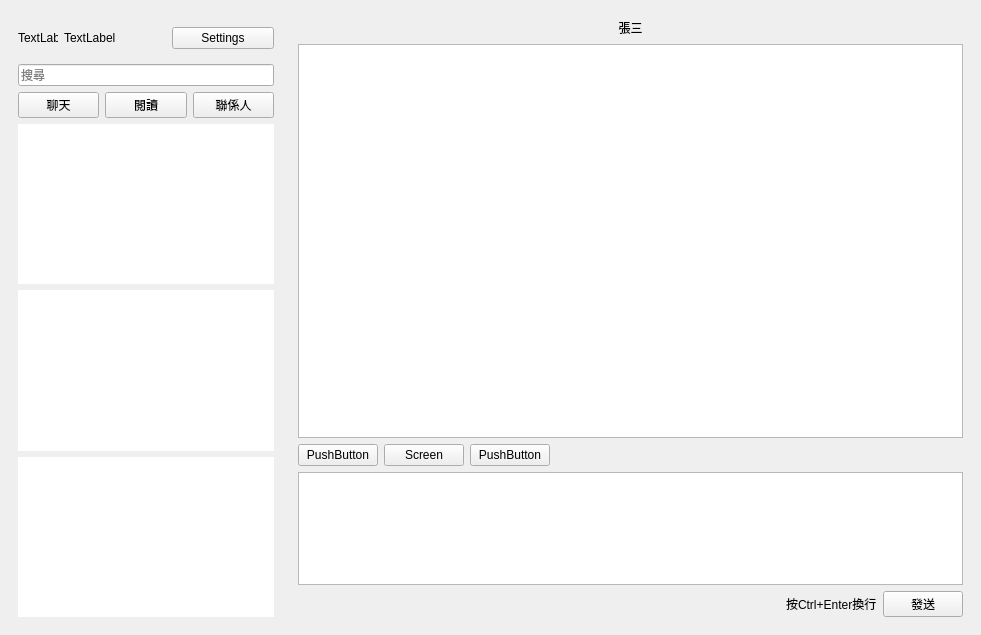
<?xml version="1.0" encoding="UTF-8"?>
<ui version="4.0">
 <class>WeChat</class>
 <widget class="QMainWindow" name="WeChat">
  <property name="geometry">
   <rect>
    <x>0</x>
    <y>0</y>
    <width>981</width>
    <height>635</height>
   </rect>
  </property>
  <property name="windowTitle">
   <string>WeChat 0.1.1</string>
  </property>
  <widget class="QWidget" name="centralwidget">
   <layout class="QHBoxLayout" name="horizontalLayout_10" stretch="0,0">
    <item>
     <widget class="QWidget" name="widget" native="true">
      <layout class="QVBoxLayout" name="verticalLayout">
       <item>
        <layout class="QHBoxLayout" name="horizontalLayout_6">
         <item>
          <widget class="QLabel" name="headImageLabel">
           <property name="minimumSize">
            <size>
             <width>40</width>
             <height>40</height>
            </size>
           </property>
           <property name="maximumSize">
            <size>
             <width>40</width>
             <height>40</height>
            </size>
           </property>
           <property name="text">
            <string>TextLabel</string>
           </property>
          </widget>
         </item>
         <item>
          <widget class="QLabel" name="userNameLabel">
           <property name="text">
            <string>TextLabel</string>
           </property>
          </widget>
         </item>
         <item>
          <widget class="QPushButton" name="settingButton">
           <property name="text">
            <string>Settings</string>
           </property>
          </widget>
         </item>
        </layout>
       </item>
       <item>
        <widget class="QLineEdit" name="lineEdit">
         <property name="placeholderText">
          <string>搜尋</string>
         </property>
        </widget>
       </item>
       <item>
        <layout class="QHBoxLayout" name="horizontalLayout_7">
         <item>
          <widget class="QPushButton" name="contactButton">
           <property name="text">
            <string>聊天</string>
           </property>
          </widget>
         </item>
         <item>
          <widget class="QPushButton" name="readButton">
           <property name="text">
            <string>閱讀</string>
           </property>
          </widget>
         </item>
         <item>
          <widget class="QPushButton" name="memberButton">
           <property name="text">
            <string>聯係人</string>
           </property>
          </widget>
         </item>
        </layout>
       </item>
       <item>
        <widget class="QTableWidget" name="contactWidget">
         <property name="frameShape">
          <enum>QFrame::NoFrame</enum>
         </property>
         <property name="selectionMode">
          <enum>QAbstractItemView::SingleSelection</enum>
         </property>
         <property name="selectionBehavior">
          <enum>QAbstractItemView::SelectRows</enum>
         </property>
         <property name="showGrid">
          <bool>false</bool>
         </property>
         <attribute name="horizontalHeaderVisible">
          <bool>false</bool>
         </attribute>
        </widget>
       </item>
       <item>
        <widget class="QTableWidget" name="readerWidget">
         <property name="frameShape">
          <enum>QFrame::NoFrame</enum>
         </property>
         <property name="selectionMode">
          <enum>QAbstractItemView::SingleSelection</enum>
         </property>
         <property name="selectionBehavior">
          <enum>QAbstractItemView::SelectRows</enum>
         </property>
         <property name="showGrid">
          <bool>false</bool>
         </property>
         <attribute name="horizontalHeaderVisible">
          <bool>false</bool>
         </attribute>
        </widget>
       </item>
       <item>
        <widget class="QTableWidget" name="memberWidget">
         <property name="frameShape">
          <enum>QFrame::NoFrame</enum>
         </property>
         <property name="selectionMode">
          <enum>QAbstractItemView::SingleSelection</enum>
         </property>
         <property name="selectionBehavior">
          <enum>QAbstractItemView::SelectRows</enum>
         </property>
         <property name="showGrid">
          <bool>false</bool>
         </property>
         <attribute name="horizontalHeaderVisible">
          <bool>false</bool>
         </attribute>
        </widget>
       </item>
      </layout>
     </widget>
    </item>
    <item>
     <widget class="QWidget" name="chatWidget" native="true">
      <property name="sizePolicy">
       <sizepolicy hsizetype="Preferred" vsizetype="Preferred">
        <horstretch>1</horstretch>
        <verstretch>0</verstretch>
       </sizepolicy>
      </property>
      <layout class="QVBoxLayout" name="verticalLayout_2" stretch="0,7,0,2,0">
       <item>
        <widget class="QLabel" name="currentChatUserLabel">
         <property name="minimumSize">
          <size>
           <width>0</width>
           <height>20</height>
          </size>
         </property>
         <property name="text">
          <string>張三</string>
         </property>
         <property name="alignment">
          <set>Qt::AlignCenter</set>
         </property>
        </widget>
       </item>
       <item>
        <widget class="QTextEdit" name="messages">
         <property name="readOnly">
          <bool>true</bool>
         </property>
         <property name="html">
          <string>&lt;!DOCTYPE HTML PUBLIC &quot;-//W3C//DTD HTML 4.0//EN&quot; &quot;http://www.w3.org/TR/REC-html40/strict.dtd&quot;&gt;
&lt;html&gt;&lt;head&gt;&lt;meta name=&quot;qrichtext&quot; content=&quot;1&quot; /&gt;&lt;style type=&quot;text/css&quot;&gt;
p, li { white-space: pre-wrap; }
&lt;/style&gt;&lt;/head&gt;&lt;body style=&quot; font-family:'Cantarell'; font-size:11pt; font-weight:400; font-style:normal;&quot;&gt;
&lt;p style=&quot;-qt-paragraph-type:empty; margin-top:0px; margin-bottom:0px; margin-left:0px; margin-right:0px; -qt-block-indent:0; text-indent:0px;&quot;&gt;&lt;br /&gt;&lt;/p&gt;&lt;/body&gt;&lt;/html&gt;</string>
         </property>
        </widget>
       </item>
       <item>
        <layout class="QHBoxLayout" name="horizontalLayout_8">
         <item>
          <widget class="QPushButton" name="faceButton">
           <property name="toolTip">
            <string>貼圖</string>
           </property>
           <property name="text">
            <string>PushButton</string>
           </property>
          </widget>
         </item>
         <item>
          <widget class="QPushButton" name="screenButton">
           <property name="toolTip">
            <string>螢幕截圖</string>
           </property>
           <property name="text">
            <string>Screen</string>
           </property>
          </widget>
         </item>
         <item>
          <widget class="QPushButton" name="pushButton_5">
           <property name="toolTip">
            <string>圖片和檔案</string>
           </property>
           <property name="text">
            <string>PushButton</string>
           </property>
          </widget>
         </item>
         <item>
          <spacer name="horizontalSpacer_2">
           <property name="orientation">
            <enum>Qt::Horizontal</enum>
           </property>
           <property name="sizeHint" stdset="0">
            <size>
             <width>40</width>
             <height>20</height>
            </size>
           </property>
          </spacer>
         </item>
        </layout>
       </item>
       <item>
        <widget class="QTextEdit" name="draft"/>
       </item>
       <item>
        <layout class="QHBoxLayout" name="horizontalLayout_9">
         <item>
          <spacer name="horizontalSpacer">
           <property name="orientation">
            <enum>Qt::Horizontal</enum>
           </property>
           <property name="sizeHint" stdset="0">
            <size>
             <width>40</width>
             <height>20</height>
            </size>
           </property>
          </spacer>
         </item>
         <item>
          <widget class="QLabel" name="tipsLabel">
           <property name="text">
            <string>按Ctrl+Enter換行</string>
           </property>
          </widget>
         </item>
         <item>
          <widget class="QPushButton" name="sendButton">
           <property name="text">
            <string>發送</string>
           </property>
          </widget>
         </item>
        </layout>
       </item>
      </layout>
      <zorder>draft</zorder>
      <zorder>currentChatUserLabel</zorder>
      <zorder>messages</zorder>
     </widget>
    </item>
   </layout>
  </widget>
 </widget>
 <resources/>
 <connections/>
</ui>
